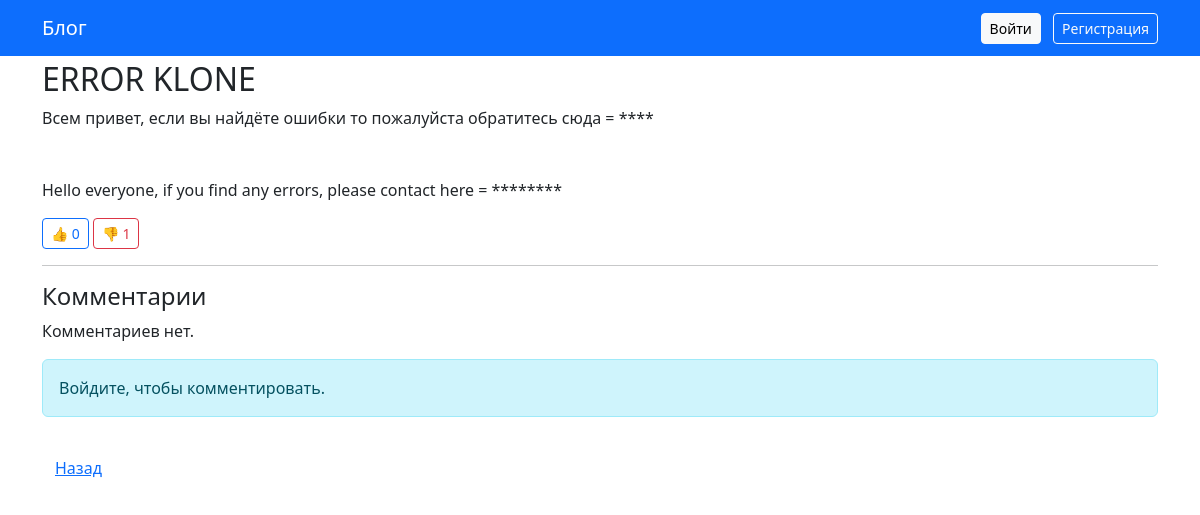
Screenshot of /post/2 with the database file from the repository.
### app.py (models this page shows)
class Post(db.Model):
    id = db.Column(db.Integer, primary_key=True)
    title = db.Column(db.String(200))
    content = db.Column(db.Text)
    author_id = db.Column(db.Integer, db.ForeignKey('user.id'))
    likes = db.Column(db.Integer, default=0)
    dislikes = db.Column(db.Integer, default=0)
    comments = db.relationship('Comment', backref='post', lazy=True)

### app.py (the view, shortened to what this page needs)
@app.route('/post/<int:post_id>', methods=['GET', 'POST'])
def post_detail(post_id):
    post = Post.query.get_or_404(post_id)
    if current_user.is_authenticated:
        log_action('read', f'post:{post_id}')
    comments = Comment.query.filter_by(post_id=post.id).all()
    return render_template('post_detail.html', post=post, comments=comments)

### templates/post_detail.html (shortened to what this page needs)
{% extends "base.html" %}
{% block content %}
<h2>{{ post.title }}</h2>
<p style="white-space: pre-line;">{{ post.content }}</p>
<div class="mb-3">
    <a href="{{ url_for('like_post', post_id=post.id) }}" class="btn btn-outline-primary btn-sm">👍 {{ post.likes }}</a>
    <a href="{{ url_for('dislike_post', post_id=post.id) }}" class="btn btn-outline-danger btn-sm">👎 {{ post.dislikes }}</a>
</div>
<hr>
<h4>Комментарии</h4>
{% for comment in comments %}
    <div class="comment-box">
        <div>{{ comment.content }}</div>
        <div class="comment-meta">
            {{ comment.created_at.strftime('%d.%m.%Y %H:%M') }} | {{ comment.author.username }}
        </div>
        <div>
            <a href="{{ url_for('like_comment', comment_id=comment.id) }}" class="btn btn-outline-primary btn-sm">👍 {{ comment.likes }}</a>
            <a href="{{ url_for('dislike_comment', comment_id=comment.id) }}" class="btn btn-outline-danger btn-sm">👎 {{ comment.dislikes }}</a>
        </div>
    </div>
{% else %}
    <p>Комментариев нет.</p>
{% endfor %}
{% if current_user.is_authenticated %}
    <form method="post" class="mt-4">
        <div class="mb-3">
            <textarea name="comment" class="form-control" rows="3" required></textarea>
        </div>
        <button type="submit" class="btn btn-success">Добавить комментарий</button>
    </form>
{% else %}
    <div class="alert alert-info">Войдите, чтобы комментировать.</div>
{% endif %}
<a href="{{ url_for('index') }}" class="btn btn-link mt-3">Назад</a>
{% endblock %}

### templates/base.html (style rules this page uses)
body { padding-top: 60px; }

### rows the page displays
Post: title "ERROR KLONE", content "Всем привет, если вы найдёте ошибки то пожалуйста обратитесь сюда = **** Hello everyone, if you find any errors, please contact here = ********", likes "0", dislikes "1"
